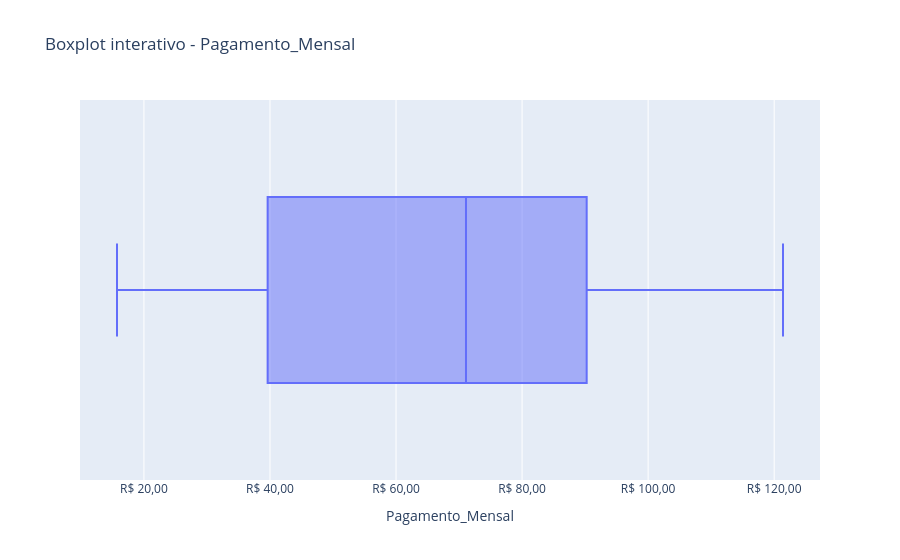
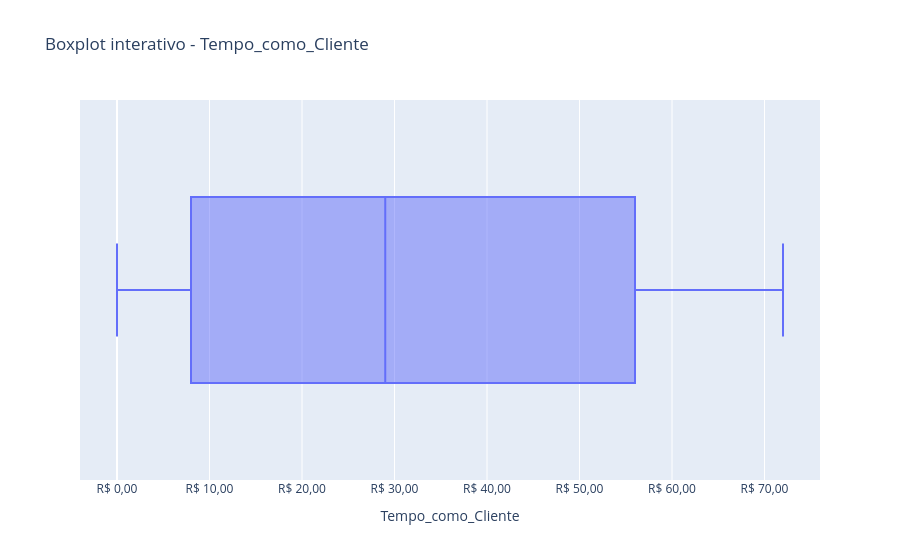
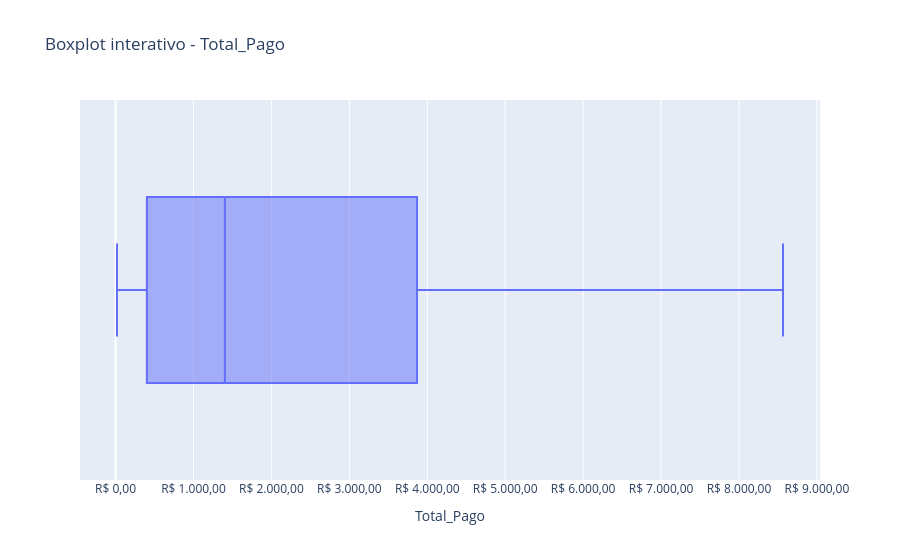

The notebook cell saved with these charts, in order:
### Markdown cell above
Identificação de outliers:

### Code cell
colunas_numericas = [
    "Pagamento_Mensal",
    "Tempo_como_Cliente",
    "Total_Pago"
                     ]

for coluna in colunas_numericas:
    fig = px.box(
        df,
        x=coluna,
        points='outliers',

        title=f'Boxplot interativo - {coluna}',
        labels={coluna: coluna},

    )

    fig.update_xaxes(
        tickprefix="R$ ",
        tickformat=",.2f"
    )

    fig.update_layout(
        separators=",."
    )

    fig.show()

### Figure 1 — Plotly figure (JSON) as saved in the notebook; plotly's stock layout.template omitted (floating-point values rounded to 4 significant figures; data arrays with more than 128 entries replaced by an {"elided": "..."} marker saying what was removed)
{"data": [{"alignmentgroup": "True", "boxpoints": "outliers", "hovertemplate": "Pagamento_Mensal=%{x}<extra></extra>", "legendgroup": "", "marker": {"color": "#636efa"}, "name": "", "notched": false, "offsetgroup": "", "orientation": "h", "showlegend": false, "type": "box", "x": {"elided": "2488 float values"}, "x0": " ", "xaxis": "x", "y0": " ", "yaxis": "y"}], "layout": {"boxmode": "group", "legend": {"tracegroupgap": 0}, "separators": ",.", "title": {"text": "Boxplot interativo - Pagamento_Mensal"}, "xaxis": {"anchor": "y", "domain": [0, 1], "tickformat": ",.2f", "tickprefix": "R$ ", "title": {"text": "Pagamento_Mensal"}}, "yaxis": {"anchor": "x", "domain": [0, 1]}}}

### Figure 2 — Plotly figure (JSON) as saved in the notebook; plotly's stock layout.template omitted (floating-point values rounded to 4 significant figures; data arrays with more than 128 entries replaced by an {"elided": "..."} marker saying what was removed)
{"data": [{"alignmentgroup": "True", "boxpoints": "outliers", "hovertemplate": "Tempo_como_Cliente=%{x}<extra></extra>", "legendgroup": "", "marker": {"color": "#636efa"}, "name": "", "notched": false, "offsetgroup": "", "orientation": "h", "showlegend": false, "type": "box", "x": {"elided": "2488 int values"}, "x0": " ", "xaxis": "x", "y0": " ", "yaxis": "y"}], "layout": {"boxmode": "group", "legend": {"tracegroupgap": 0}, "separators": ",.", "title": {"text": "Boxplot interativo - Tempo_como_Cliente"}, "xaxis": {"anchor": "y", "domain": [0, 1], "tickformat": ",.2f", "tickprefix": "R$ ", "title": {"text": "Tempo_como_Cliente"}}, "yaxis": {"anchor": "x", "domain": [0, 1]}}}

### Figure 3 — Plotly figure (JSON) as saved in the notebook; plotly's stock layout.template omitted (floating-point values rounded to 4 significant figures; data arrays with more than 128 entries replaced by an {"elided": "..."} marker saying what was removed)
{"data": [{"alignmentgroup": "True", "boxpoints": "outliers", "hovertemplate": "Total_Pago=%{x}<extra></extra>", "legendgroup": "", "marker": {"color": "#636efa"}, "name": "", "notched": false, "offsetgroup": "", "orientation": "h", "showlegend": false, "type": "box", "x": {"elided": "2488 float values"}, "x0": " ", "xaxis": "x", "y0": " ", "yaxis": "y"}], "layout": {"boxmode": "group", "legend": {"tracegroupgap": 0}, "separators": ",.", "title": {"text": "Boxplot interativo - Total_Pago"}, "xaxis": {"anchor": "y", "domain": [0, 1], "tickformat": ",.2f", "tickprefix": "R$ ", "title": {"text": "Total_Pago"}}, "yaxis": {"anchor": "x", "domain": [0, 1]}}}
